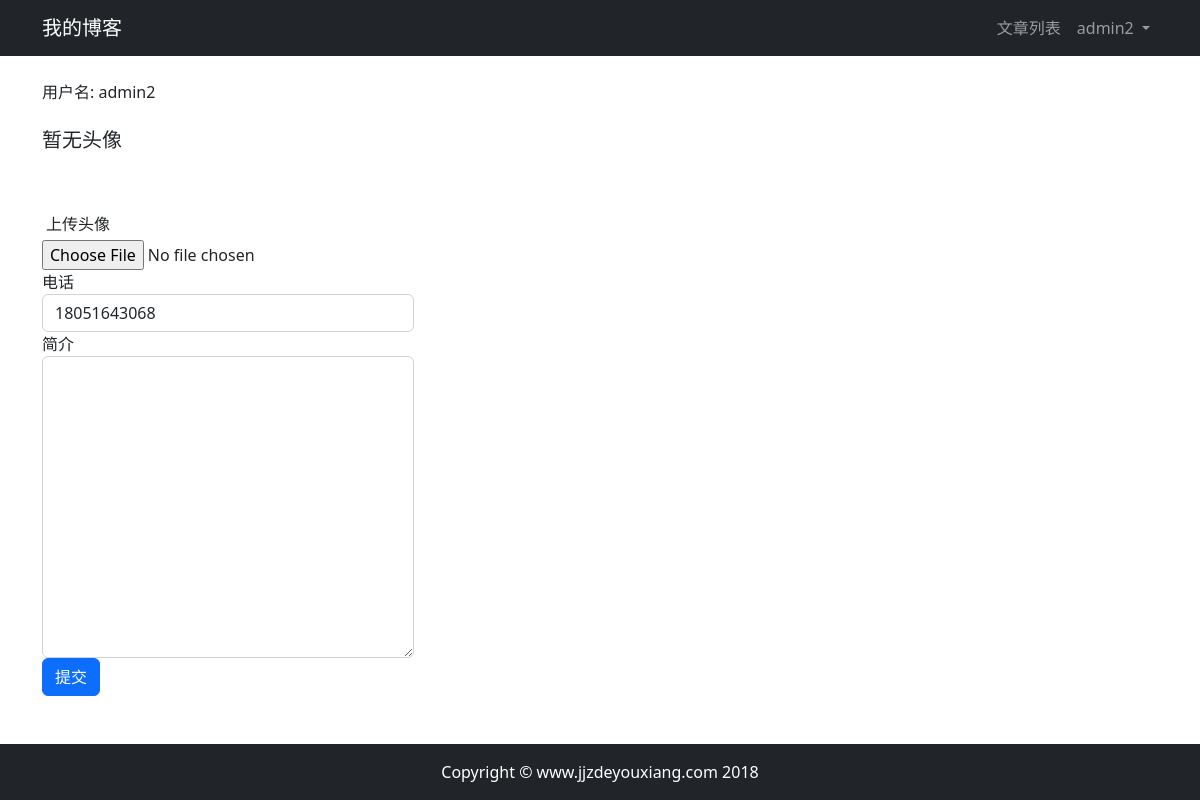
/userprofile/edit/4/ (signed in), run on an earlier commit of the app's database.
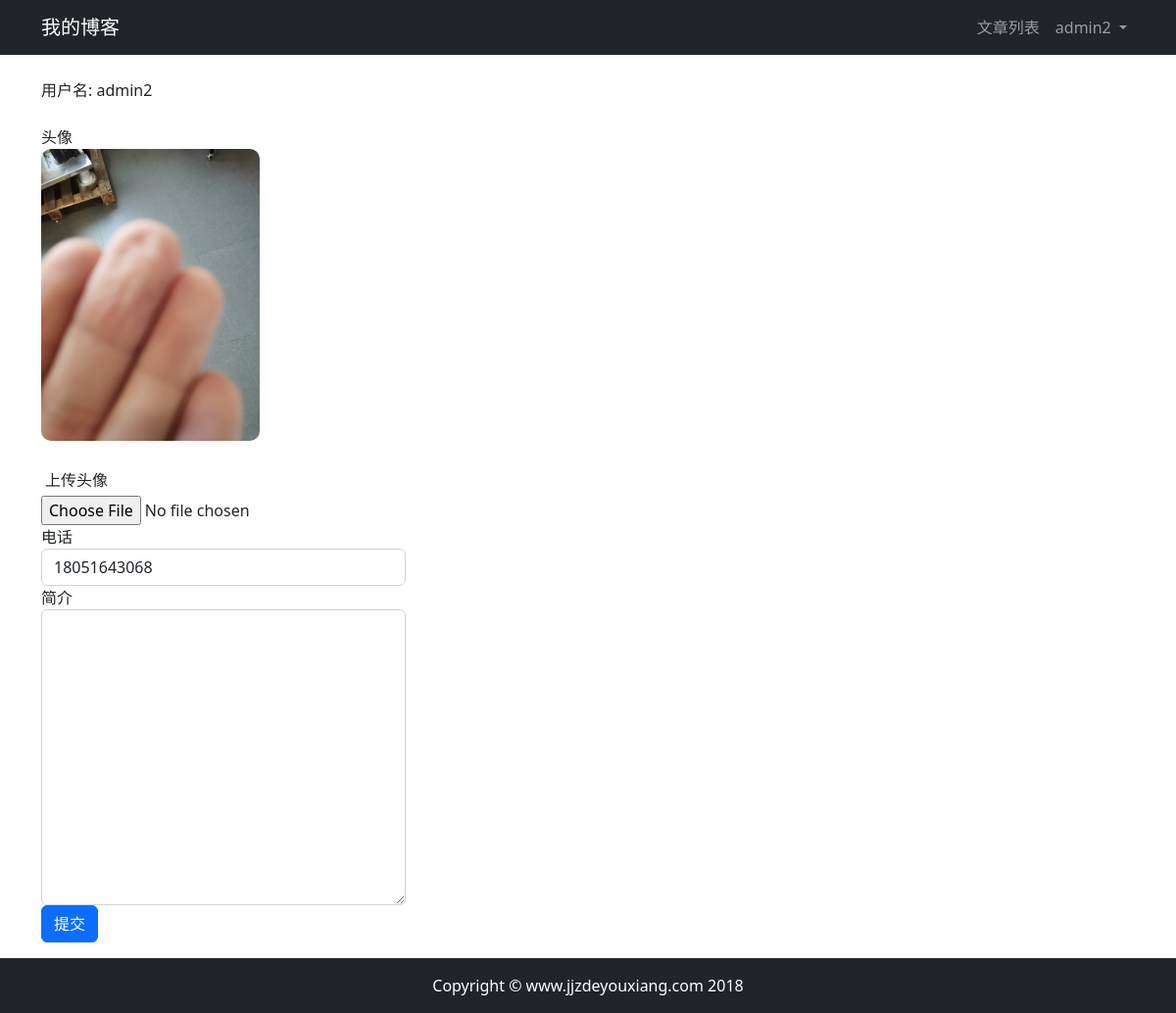
And on a later commit of the database.
### userprofile/models.py (models this page shows, shortened)
class Profile(models.Model):
    user = models.OneToOneField(User, on_delete=models.CASCADE, related_name='profile')
    phone = models.CharField(max_length=20, blank=True)
    avatar = models.ImageField(upload_to='avatar/%Y%m%d/', blank=True)
    bio = models.TextField(max_length=500, blank=True)

### userprofile/views.py (the view)
# urls.py: path('edit/<int:id>/', views.profile_edit, name='edit'),
@login_required(login_url='/accounts/login/')
def profile_edit(request,id):
    user = User.objects.get(id=id)
    profile = Profile.objects.get(user_id=id)
    if request.method == 'POST':
        if request.user != user:
            return HttpResponse("你没有权限修改此用户信息。")
        profile_form = ProfileForm(data=request.POST,files=request.FILES,instance=profile)
        if profile_form.is_valid():
            profile_cd = profile_form.cleaned_data
            profile.phone=profile_cd['phone']
            profile.bio=profile_cd['bio']
            if 'avatar' in request.FILES:
                profile.avatar = profile_cd["avatar"]
            profile.save()
            return redirect('article:article_list')
        else:
            return HttpResponse("注册表单输入有误，请重新输入~")
    elif request.method == 'GET':
        profile_form = ProfileForm()
        print(profile.avatar if profile.avatar else "No picture")
        context = {'profile':profile,'user':user}
        return render(request,'userprofile/edit.html',context)
    else:
        return HttpResponse("请使用GET或者POST请求")

### userprofile/templates/userprofile/edit.html (shortened to what this page needs)
{% extends "base.html" %}
{% block content %}
    <div class="container">
        <div class="row">
            <div class="col-12">
                <br>
                <div class="col-md-4">用户名: {{ user.username }}</div>
                <br>
                <form method="post" action="." enctype="multipart/form-data" >
                    {% if profile.avatar %}
                        <div class="col-md-4">头像</div>
                        <img src="{{ profile.avatar.url }}" style="max-width: 20%;border-radius: 10px;"
                             class="img-responsive">
                    {% else %}
                        <h5 class="col-md-4">暂无头像</h5>
                    {% endif %}
                <br>
                <br>
                    <div class="form-group">
                        <label for="avatar" class="m-1">上传头像</label>
                        <br>
                        <input type="file" class="form-control-file" name="avatar" id="avatar">
                    </div>
                    <div class="form-group col-md-4">
                        <label for="phone">电话</label>
                        <input type="text" class="form-control" id="phone" name="phone" value="{{ profile.phone }}">
                    </div>
                    <div class="form-group col-md-4">
                        <label for="bio">简介</label>
                        <textarea type="text" class="form-control" id="bio" name="bio"
                                  rows="12">{{ profile.bio }}</textarea>
                    </div>
                    <button type="submit" class="btn btn-primary">提交</button>
                </form>
            </div>
        </div>
    </div>
{% endblock content %}

What changed in the data, as far as the page shows it:
changed Profile: avatar: picture added
Also different on the page:
text no longer shown: "暂无头像"
text now shown: "头像"
